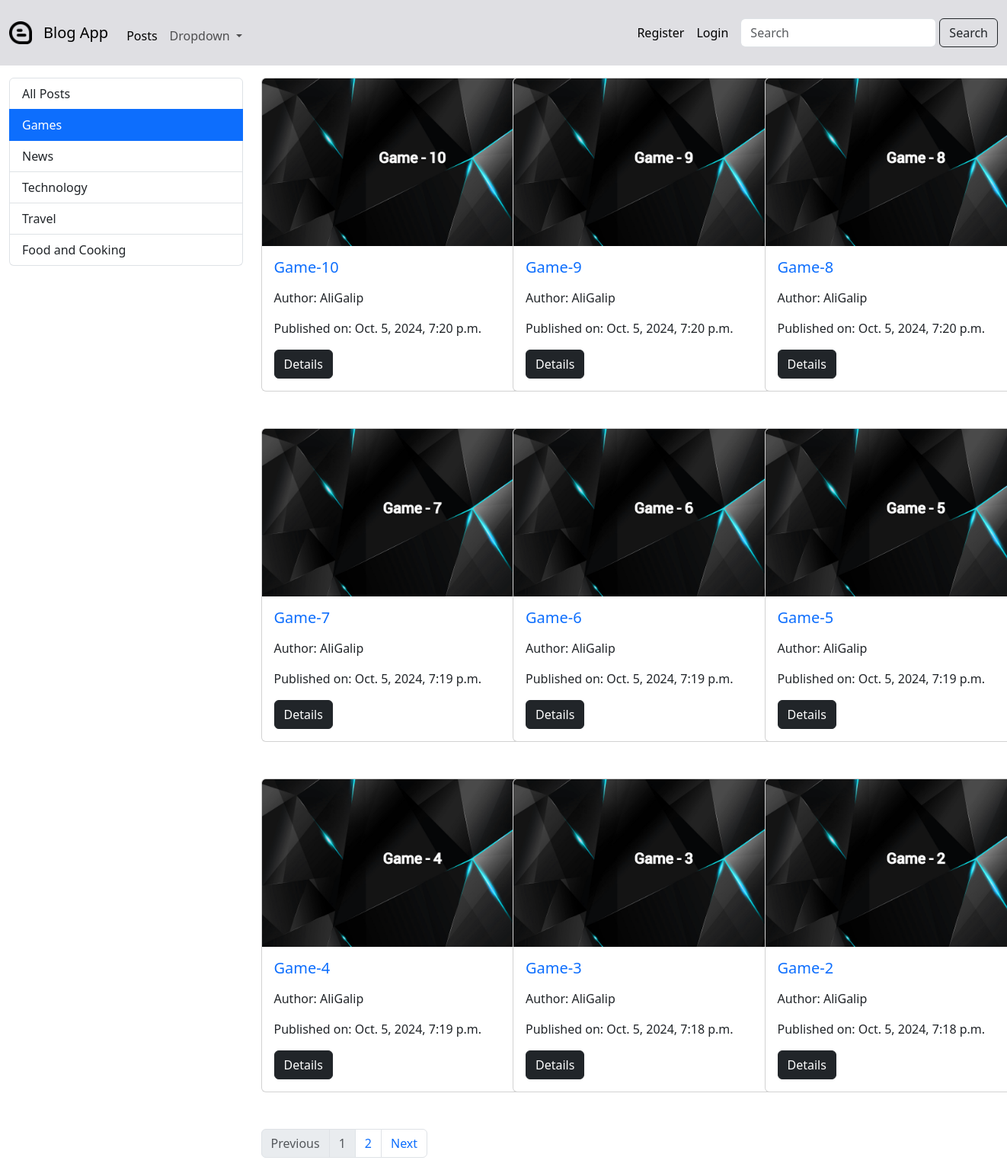
Page /posts/games on the earlier database version.
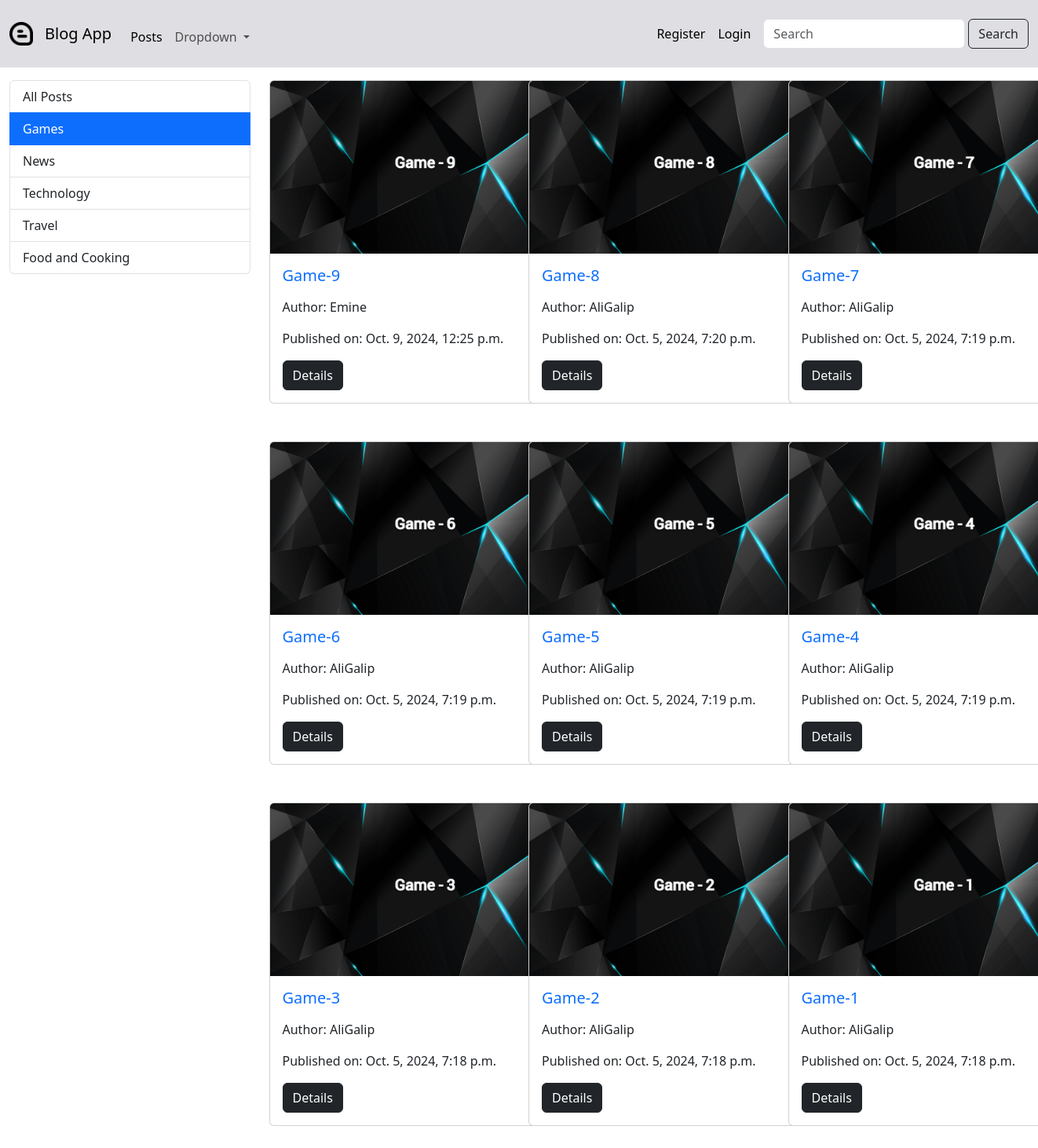
Same page on the later database version.
### blog/models.py (models this page shows, shortened)
class Category(models.Model):
    name = models.CharField(max_length=100)
    slug = models.SlugField(unique=True, editable=False)
    is_active = models.BooleanField(default=True)

class Post(models.Model):
    title = models.CharField(max_length=100)
    subtitle = models.CharField(max_length=50, default="")
    slug = models.SlugField(editable=True, blank=True, null=False, unique=True)#blank formda slug bilgisi girmek zorunda kalmayalım diye
    content = models.TextField()
    author = models.ForeignKey(User, default=1, on_delete=models.CASCADE)
    category = models.ForeignKey(Category, default=1, on_delete=models.CASCADE, related_name="posts")
    published_date = models.DateTimeField(auto_now=True, blank=True, null=True)
    image = models.ImageField(null=True, upload_to='posts/images/')
    is_active = models.BooleanField(default=1)

### blog/views.py (the view)
# urls.py: path('posts/<slug:slug>', views.get_posts_by_category, name='getpostsbycategory'),
def get_posts_by_category(request, slug):
    categories = Category.objects.all()
    posts = Post.objects.filter(category__slug = slug).order_by('-published_date')
    paginator = Paginator(posts, 9)
    page = request.GET.get('page',1) #sayfadan 'page' değeri geliyorsa al, gelmiyorsa 1 al. bu satır şuan hangi sayfada olduğumuzu alır.
    page_obj = paginator.get_page(page)
    return render(request, 'blog/post_list.html', context={'categories':categories, 'page_obj':page_obj, 'selected_category':slug})

### blog/templates/blog/post_list.html (shortened to what this page needs)
{% extends 'base.html' %}
{% load static %}
{% block content %}
    <div class="container-fluid mt-3">
        <div class="row">
            <div class="col-sm-3 mb-3">
                <div class="list-group">
                    <a href="/posts" class="list-group-item list-group-item-action {% if not selected_category %}active{% endif %}">All Posts</a>
                    {% for category in categories %}
                        <a href="{% url 'blog:getpostsbycategory' category.slug %}" class="list-group-item list-group-item-action
                        {% if category.slug == selected_category %}active{% endif %}">{{category.name}}</a>
                    {% endfor %}
                </div>
            </div>
            <div class="col-sm-9">
                <div class="row">
                    {% for post in page_obj.object_list %}
                        {% if post.is_active %}
                            <div class="col-sm-4 mb-5">
                                <div class="card" style="width: 25rem;">
                                    <img src="{{ post.image.url }}" class="card-img-top" height="220">
                                    <div class="card-body">
                                        <h5 class="card-title">
                                            <a href="{% url 'blog:postdetails' post.slug %}" class="text-decoration-none">{{ post.title }}</a>
                                        </h5>
                                        <p>Author: {{ post.author }}</p>
                                        <p class="fw-light">Published on: {{ post.published_date }}</p>
                                        <a href="{% url 'blog:postdetails' post.slug %}" class="btn btn-dark">Details</a>
                                    </div>
                                </div>
                            </div>
                        {% endif %}
                    {% endfor %}
                </div>
                {% if page_obj.paginator.num_pages > 1 %}
                    <nav aria-label="Page navigation example" >
                        <ul class="pagination">
                            {% if page_obj.has_previous %}
                                <li class="page-item"><a class="page-link" href="?page={{ page_obj.previous_page_number }}">Previous</a></li>
                            {% else %}
                                <li class="page-item disabled"><a class="page-link" href="#">Previous</a></li>
                            {% endif %}
                            {% for page_num in page_obj.paginator.page_range %}
                                {% if page_obj.number == page_num %}
                                    <li class="page-item disabled"><a class="page-link" href="#">{{ page_num }}</a></li>
                                {% else %}
                                    <li class="page-item"><a class="page-link" href="?page={{ page_num }}">{{ page_num }}</a></li>
                                {% endif %}
                            {% endfor %}
                            {% if page_obj.has_next %}
                                <li class="page-item"><a class="page-link" href="?page={{ page_obj.next_page_number }}">Next</a></li>
                            {% else %}
                                <li class="page-item disabled"><a class="page-link" href="#">Next</a></li>
                            {% endif %}
                        </ul>
                    </nav>
                {% endif %}
            </div>
        </div>
    </div>
{% endblock %}

### templates/base.html (shortened to what this page needs)
{% load static %}
<html lang="en">
    <head>
        <link href="https://cdn.jsdelivr.net/npm/bootstrap@5.3.3/dist/css/bootstrap.min.css" rel="stylesheet">
    </head>
    <body>
        {% include 'includes/_nav.html' %}
        {% block content %}
        {% endblock %}
    </body>
</html>

### templates/includes/_nav.html (shortened to what this page needs)
{% load static %}
<nav class="navbar navbar-expand-md navbar-light fixed-navbar-height" style="background-color: #DFDFE3;">
    <div class="container-fluid">
        <a href="/"><img src="{% static 'img/blog.png' %}" style="margin-right: 15px;" width="30px"></a>
        <a class="navbar-brand me-3 mt-2 h1" href="/">Blog App</a>
        <div class="collapse navbar-collapse" id="navbar">
            <ul class="navbar-nav me-auto">
                <li class="nav-item">
                    <a class="nav-link active mt-2" aria-current="page" href="{% url 'blog:postlist' %}">Posts</a>
                </li>
                <li class="nav-item dropdown">
                    <a class="nav-link dropdown-toggle mt-2" href="#" role="button" data-bs-toggle="dropdown" aria-expanded="false">
                    Dropdown
                    </a>
                </li>
            </ul>
            <ul class="navbar-nav me-2 ">
                {% if user.is_authenticated %}
                    <li class="nav-item">
                        <a class="nav-link active" href="#">{{user.username}}</a>
                    </li>
                    <li class="nav-item">
                        <a class="nav-link active" href="{% url 'accounts:logoutuser' %}">Logout</a>
                    </li>
                {% else %}
                    <li class="nav-item">
                        <a class="nav-link active" href="{% url 'accounts:registeruser' %}">Register</a>
                    </li>
                    <li class="nav-item">
                        <a class="nav-link active" href="{% url 'accounts:loginuser' %}">Login</a>
                    </li>
                {% endif %}
            </ul>
            {% if page_obj is not None or posts is not None%}
            <form class="d-flex" action="{% url 'blog:postsearch' %}" role="search">
                <input class="form-control me-1 mt-3" type="text" name="q" placeholder="Search" aria-label="Search">
                <button class="btn btn-outline-dark mt-3" type="submit">Search</button>
            </form>
            {% endif %}
        </div>
    </div>
</nav>

Differences in the rows shown:
removed Post: image (picture), title "Game-10", author "AliGalip", published_date "Oct. 5, 2024, 7:20 p.m."
changed Post "Game-9": author "AliGalip" → "Emine"; published_date "Oct. 5, 2024, 7:20 p.m." → "Oct. 9, 2024, 12:25 p.m."
now on this page (row unchanged): Post: image (picture), title "Game-1", author "AliGalip", published_date "Oct. 5, 2024, 7:18 p.m."
Other differences:
text no longer shown: "Previous Next"
list line gone: "1"
list line gone: "2"
